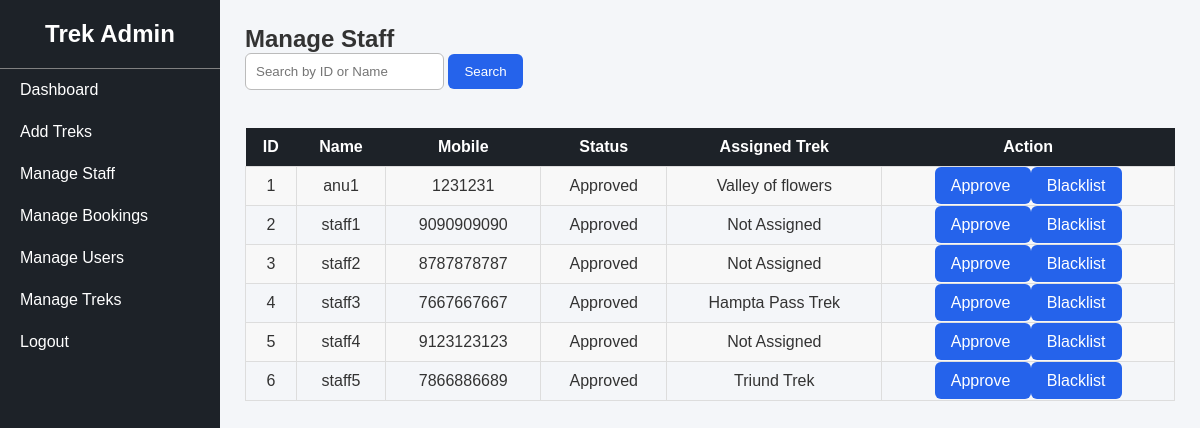
Screenshot of /manage_staff (signed in) with the database file from the repository.
### tables this page shows
CREATE TABLE staff(
                 id INTEGER PRIMARY KEY AUTOINCREMENT,
                 name TEXT NOT NULL,
                 mobile INTEGER,
                 assigned_trek TEXT ,
                 status TEXT NOT NULL);

### app.py (the view)
@app.route("/manage_staff")
def manage_staff():
    if "user" not in session or session["user"] != "admin":
        return "Access Denied"
    conn = get_db_connnection()
    search = request.args.get("search", "")
    if search:
        staff = conn.execute("""
            SELECT *
            FROM staff
            WHERE name LIKE ?
            OR CAST(id AS TEXT) LIKE ?
        """, ("%" + search + "%", "%" + search + "%")).fetchall()
    else:
        staff = conn.execute("""
            SELECT *
            FROM staff
        """).fetchall()
    conn.close()
    return render_template("manage_staff.html", staff=staff)

### app.py (called while the page is built)
def get_db_connnection():
    conn = sqlite3.connect("database.db")
    conn.row_factory =sqlite3.Row
    return conn

### templates/manage_staff.html
{% extends "admin_base.html" %}
{% block content %}
<h2>Manage Staff</h2>
<form method="GET">
    <input
        type="text"
        name="search"
        placeholder="Search by ID or Name">
    <button type="submit" class="sbtn">
        Search
    </button>
</form>
<br>
<table>
<tr>
    <th>ID</th>
    <th>Name</th>
    <th>Mobile</th>
    <th>Status</th>
    <th>Assigned Trek</th>
    <th>Action</th>
</tr>
{% for s in staff %}
<tr>
    <td>{{ s["id"] }}</td>
    <td>{{ s["name"] }}</td>
    <td>{{ s["mobile"] }}</td>
    <td>{{ s["status"] }}</td>
    <td>{{ s["assigned_trek"] }}</td>
    <td>
        <a href="/approve_staff/{{ s['id'] }}" class="btn btn-success">
            Approve
        </a>
        <a href="/blacklist_staff/{{ s['id'] }}" class="btn btn-danger">
            Blacklist
        </a>
    </td>
</tr>
{% endfor %}
</table>
{% endblock %}

### static/css/style.css (style rules this page uses)
* { margin:0; padding:0; box-sizing:border-box; }
body { font-family:Arial, Helvetica, sans-serif; background:#f4f6f9; color:#333; }
#form_div button, .sbtn { background:#2563eb; color:white; border:none; padding:10px 16px; border-radius:6px; cursor:pointer; text-decoration:none; }
.btn { background:#2563eb; color:white; border:none; padding:10px 16px; border-radius:6px; cursor:pointer; text-decoration:none; width: 100%; }
table { width:100%; border-collapse:collapse; margin-top:20px; }
table th { background:#1D2228; color:white; padding:10px; }
table td { padding:10px; border:1px solid #ddd; text-align:center; }
table tr:nth-child(even) { background:#f8f8f8; }
input, select, textarea { padding:10px; border:1px solid #bbb; border-radius:6px; }

### rows the page displays
staff: id "1", name "anu1", mobile "1231231", status "Approved", assigned_trek "Valley of flowers"
staff: id "2", name "staff1", mobile "9090909090", status "Approved", assigned_trek "Not Assigned"
staff: id "3", name "staff2", mobile "8787878787", status "Approved", assigned_trek "Not Assigned"
staff: id "4", name "staff3", mobile "7667667667", status "Approved", assigned_trek "Hampta Pass Trek"
staff: id "5", name "staff4", mobile "9123123123", status "Approved", assigned_trek "Not Assigned"
staff: id "6", name "staff5", mobile "7866886689", status "Approved", assigned_trek "Triund Trek"
